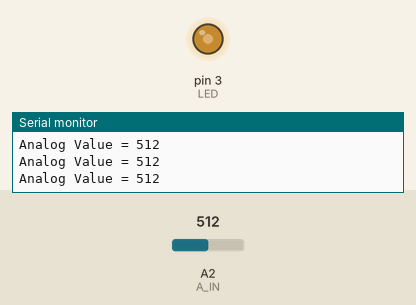
This sketch was run on a simulated Arduino Uno, built with avr-gcc and run on an emulated ATmega328P. On the bench: output pins drawn as LEDs (lit = HIGH), the last lines printed to the serial monitor. Inputs (shaded band) come from the test bench; at power-on: A2 (A_IN) = 512.

Above: at 1.2 s.
1.3 s: A2 (A_IN) set to 106
At 1.8 s:
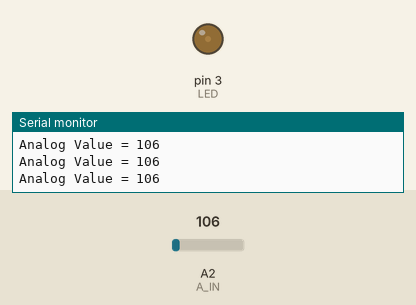
2.8 s: A2 (A_IN) set to 91
At 4.0 s:
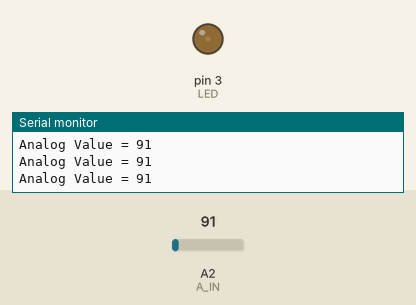
5.8 s: A2 (A_IN) set to 11
At 6.4 s:
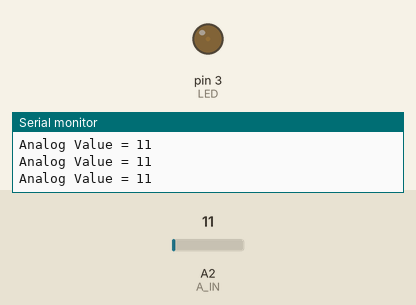
8.8 s: A2 (A_IN) set to 8
10.3 s: A2 (A_IN) set to 716
At 11.1 s:
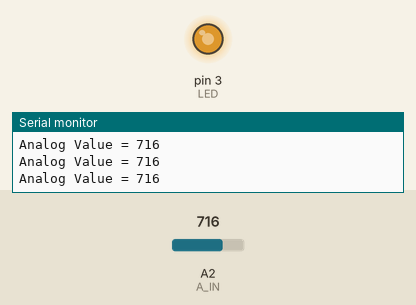
11.8 s: A2 (A_IN) set to 993
At 12.2 s:
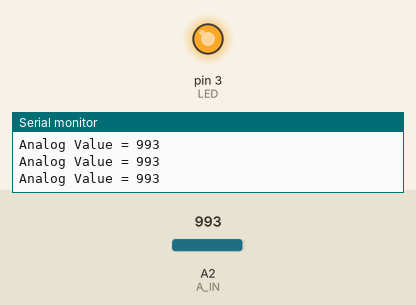
13.3 s: A2 (A_IN) set to 1016
At 14.4 s:
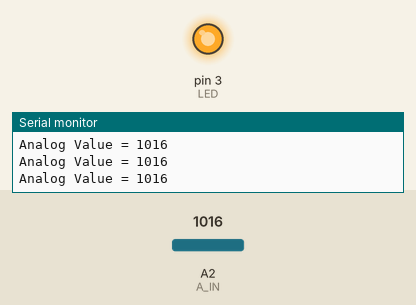
Timing chart, 0 to 16.3 s (numbered marks = the images above; inputs shaded):
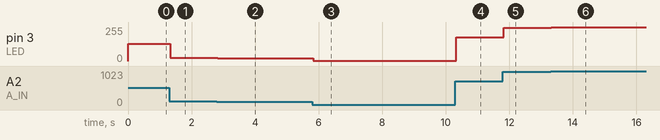

The sketch:

pwm.ino
```cpp
const int A_IN = A2;
const int LED = 3;
int analog_value;
void setup() {
  // put your setup code here, to run once:
  Serial.begin(9600);
  pinMode(LED, OUTPUT);
}

void loop() {
  // put your main code here, to run repeatedly:
  analog_value=analogRead(A_IN);
  Serial.print("Analog Value = ");
  Serial.println(analog_value);
  analog_value = analog_value/4;
  analogWrite(LED, analog_value);
}
```

Measured:
- after the input at 1.3 s, pin 3 (LED): 128/255 → 26/255 at once
- after the input at 2.8 s, pin 3 (LED): 26/255 → 22/255 at once
- after the input at 5.8 s, pin 3 (LED): 22/255 → 2/255 at once
- after the input at 10.3 s, pin 3 (LED): 2/255 → 179/255 at once
- after the input at 11.8 s, pin 3 (LED): 179/255 → 248/255 at once
- after the input at 13.3 s, pin 3 (LED): 248/255 → 254/255 at once
